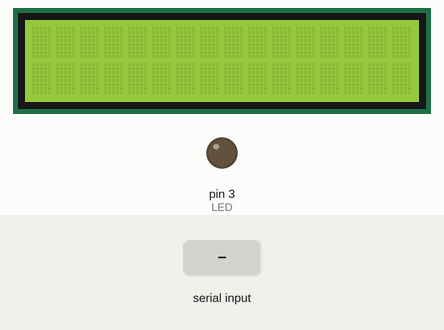
The sketch below on a simulated Arduino Uno, built with avr-gcc and run on an emulated ATmega328P. Shown: 16×2 character LCD, output pins drawn as LEDs (lit = HIGH). The test bench sets the inputs (shaded band).

Above: at 1.2 s.
1.3 s: "A" received over the second serial link
At 1.8 s:
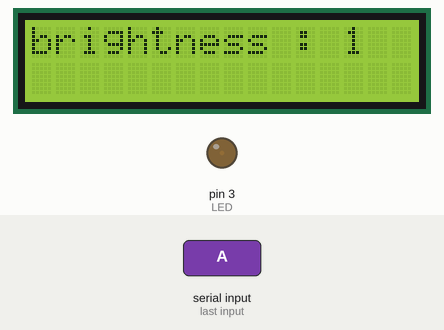
2.8 s: "B" received over the second serial link
At 4.2 s:
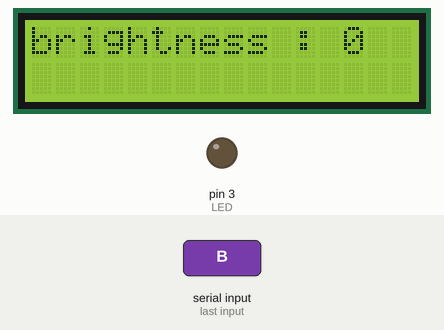
Timing chart, 0 to 5.8 s (numbered marks = the images above; inputs shaded):
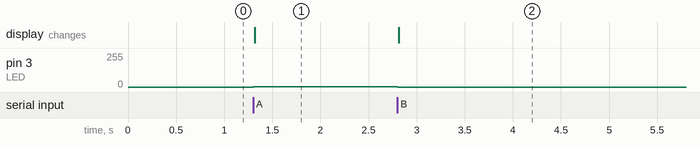

Measured:
- after the input at 1.3 s, pin 3 (LED): 0/255 → 1/255 at once; the display: changes at once (image 1)
- after the input at 2.8 s, pin 3 (LED): 1/255 → 0/255 at once; the display: changes at once (image 2)

The sketch:

brightness.ino
```cpp
#include <LiquidCrystal_I2C.h>
#include <SoftwareSerial.h>

const int LED = 3;
const int RX = 10;
const int TX = 11;

SoftwareSerial btSerial (RX, TX);
LiquidCrystal_I2C lcd(0x3F, 2, 1, 0, 4, 5, 6, 7, 3, POSITIVE);

void setup() {
  Serial.begin(9600);
  btSerial.begin(9600);
  pinMode(LED, OUTPUT);
  lcd.begin(16,2);
  lcd.clear();
}

void loop() {
  static int brightness, changed;
  if(btSerial.available()){
    char data = btSerial.read();
    if (data=='A') brightness++, changed=true;
    else if (data=='B') brightness--, changed=true;

    brightness = constrain (brightness,0,255);
  }

  if (changed) {
    lcd.clear();
    analogWrite(LED, brightness);
    lcd.print("brightness : ");
    lcd.print(brightness);
    changed = false;
  }
}
```
